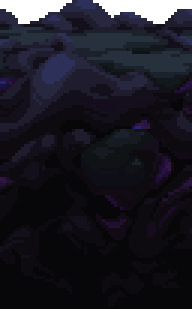
#> input picture src/tilenamer/assets/guides/top_sequence_00/Solid_TopSequence_Repeat_00_00.png, 64 x 103 px (shown 3 times larger)
$ python -i grid_detection.py   (imports and definitions only)
#> lines starting #> are read from the running program, lines starting #| are printed output that depends on the picture; after the words box and inside, x2 and y2 are one past the last pixel; in counts of white or black regions, pixels touching at a corner belong together
#> further down, picture is the input picture: PIL image 64x103 RGBA; mean R, G, B, A 17.6, 16.7, 25.2, 244.4
from __future__ import annotations

from dataclasses import dataclass
from statistics import median

from PIL import Image, ImageChops, ImageOps


GRID_SIZE = 32


@dataclass(frozen=True)
class CelMetadata:
    frame_index: int
    x: int
    y: int
    width: int
    height: int
    opacity: int = 255

    # [6 lines left out: function covers_canvas, not called in this run]


@dataclass(frozen=True)
class LayerGridDetection:
    origin_x: int
    origin_y: int
    confidence: str
    method: str
    score: float = 0.0

    @property
    def origin(self) -> tuple[int, int]:
        return self.origin_x, self.origin_y

    @property
    def is_automatic(self) -> bool:
        return self.confidence == "high"


def normalized_phase(value: int, grid_size: int = GRID_SIZE) -> int:
    """Return a compact signed representation of a periodic grid phase."""
    phase = int(value) % grid_size
    return phase - grid_size if phase > grid_size // 2 else phase


def _pixels(image: Image.Image):
    flattened = getattr(image, "get_flattened_data", None)
    return flattened() if flattened is not None else image.getdata()


def _profile(image: Image.Image, axis: str) -> tuple[list[float], list[float]]:
#> called with axis = 'x'
    rgba = image.convert("RGBA")
    alpha = rgba.getchannel("A")
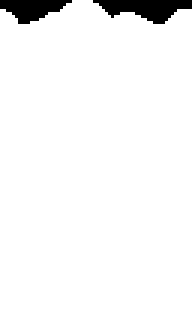
#> alpha: PIL image 64x103 L (shown 3 times larger); 95.8% white; 2 black regions, box (x1, y1, x2, y2) and area: (31, 0, 64, 8) 157, (0, 0, 24, 8) 118
    luminance = ImageOps.grayscale(rgba.convert("RGB"))
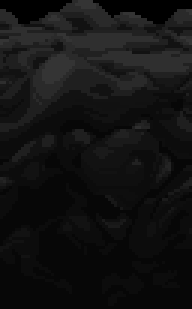
#> luminance: PIL image 64x103 L (shown 3 times larger); min 0, max 52, mean 18
    if axis == "x":
        if rgba.width < 2:
            return [], []
        alpha_edge = ImageChops.difference(alpha.crop((1, 0, rgba.width, rgba.height)),
                                            alpha.crop((0, 0, rgba.width - 1, rgba.height)))
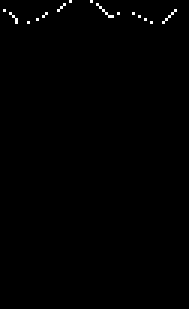
#> alpha_edge: PIL image 63x103 L (shown 3 times larger); 0.46% white in thin lines or dots, all inside (x1, y1, x2, y2) = (1, 0, 59, 8)
        color_edge = ImageChops.difference(luminance.crop((1, 0, rgba.width, rgba.height)),
                                            luminance.crop((0, 0, rgba.width - 1, rgba.height)))
        transparent = ImageOps.invert(alpha).resize((rgba.width, 1), Image.Resampling.BOX)
        alpha_values = list(_pixels(alpha_edge.resize((rgba.width - 1, 1), Image.Resampling.BOX)))
#> alpha_values = 63 values, max 5 at index 5, min 0 at index 0, mean 0.968
        color_values = list(_pixels(color_edge.resize((rgba.width - 1, 1), Image.Resampling.BOX)))
#> color_values = 63 values, max 3 at index 5, min 1 at index 0, mean 1.71
        transparent_values = list(_pixels(transparent))
#> transparent_values = 64 values, max 20 at index 6, min 0 at index 24, mean 10.53
    else:
        if rgba.height < 2:
            return [], []
        alpha_edge = ImageChops.difference(alpha.crop((0, 1, rgba.width, rgba.height)),
                                            alpha.crop((0, 0, rgba.width, rgba.height - 1)))
        color_edge = ImageChops.difference(luminance.crop((0, 1, rgba.width, rgba.height)),
                                            luminance.crop((0, 0, rgba.width, rgba.height - 1)))
        transparent = ImageOps.invert(alpha).resize((1, rgba.height), Image.Resampling.BOX)
        alpha_values = list(_pixels(alpha_edge.resize((1, rgba.height - 1), Image.Resampling.BOX)))
        color_values = list(_pixels(color_edge.resize((1, rgba.height - 1), Image.Resampling.BOX)))
        transparent_values = list(_pixels(transparent))
    edges = [(a * 0.55 + c * 0.45) / 255.0 for a, c in zip(alpha_values, color_values)]
#> edges = 63 values, max 0.0161 at index 5, min 0.00176 at index 0, mean 0.00511
    gutters = [value / 255.0 for value in transparent_values]
#> gutters = 64 values, max 0.0784 at index 6, min 0 at index 24, mean 0.0413
    return edges, gutters


def _axis_phase(image: Image.Image, axis: str, grid_size: int) -> tuple[int, float, bool]:
    edges, gutters = _profile(image, axis)
    extent = image.width if axis == "x" else image.height
#> extent = 64
    if extent < grid_size * 2 or not edges:
        return 0, 0.0, False
    scores: list[float] = []
    samples: list[int] = []
    for phase in range(grid_size):
        positions = list(range(phase if phase else grid_size, extent, grid_size))
        positions = [position for position in positions if 0 < position < extent]
        samples.append(len(positions))
        if not positions:
            scores.append(0.0)
            continue
        # A real cell boundary is supported by recurring alpha/color discontinuity
        # and by transparent gutter pixels immediately on either side.
        evidence = []
        for position in positions:
            edge = edges[position - 1]
            gutter = max(gutters[position - 1], gutters[position])
            evidence.append(edge * 0.72 + gutter * 0.28)
        scores.append(sum(evidence) / len(evidence))
#> after the loop, samples = 32 values from 1 to 2; scores = 32 values, max 0.0278 at index 6, min 0.00347 at index 0, mean 0.0158
    ranked = sorted(range(grid_size), key=lambda value: scores[value], reverse=True)
#> ranked = 32 values, max 31 at index 26, min 0 at index 31, mean 15.5
    best, second = ranked[0], ranked[1]
#> best = 6; second = 15
    baseline = median(scores)
#> baseline = 0.0167
    contrast = scores[best] - baseline
#> contrast = 0.0111
    separation = scores[best] - scores[second]
#> separation = 0.00571
    reliable = (
        samples[best] >= 2 and scores[best] >= 0.08
        and contrast >= 0.025 and separation >= 0.004
    )
#> reliable = False
    quality = max(0.0, min(1.0, contrast * 4.0 + separation * 8.0))
#> quality = 0.0901
    return best, quality, reliable


def detect_pixel_phase(
    image: Image.Image, canvas_position: tuple[int, int] = (0, 0),
    grid_size: int = GRID_SIZE,
) -> LayerGridDetection:
    """Search all periodic X/Y origins using repeated edge and gutter evidence."""
    x_phase, x_quality, x_reliable = _axis_phase(image, "x", grid_size)
#> x_phase = 6; x_quality = 0.0901; x_reliable = False
    y_phase, y_quality, y_reliable = _axis_phase(image, "y", grid_size)
#> call 2 of _profile, with axis = 'y'
#> in _profile (call 2), `alpha_edge = ImageChops.difference(alpha.crop((0, 1, rgba.width, rgba...`:
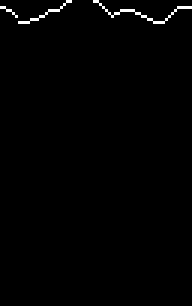
#> alpha_edge: PIL image 64x102 L (shown 3 times larger); 0.87% white in thin lines or dots, all inside (x1, y1, x2, y2) = (0, 0, 64, 8)
#> in _profile (call 2), `alpha_values = list(_pixels(alpha_edge.resize((1, rgba.height - 1), Im..`: alpha_values = 102 values, max 52 at index 3, min 0 at index 8, mean 2.24
#> in _profile (call 2), `color_values = list(_pixels(color_edge.resize((1, rgba.height - 1), Im..`: color_values = 102 values, max 11 at index 3, min 0 at index 83, mean 3.09
#> in _profile (call 2), `transparent_values = list(_pixels(transparent))`: transparent_values = 103 values, max 227 at index 0, min 0 at index 8, mean 10.64
#> in _profile (call 2), `edges = [(a * 0.55 + c * 0.45) / 255.0 for a, c in zip(alpha_values, c..`: edges = 102 values, max 0.132 at index 3, min 0 at index 83, mean 0.0103
#> in _profile (call 2), `gutters = [value / 255.0 for value in transparent_values]`: gutters = 103 values, max 0.89 at index 0, min 0 at index 8, mean 0.0417
#> y_phase = 3; y_quality = 0.29; y_reliable = False
    origin_x = normalized_phase(x_phase + canvas_position[0], grid_size)
#> in normalized_phase, `phase = int(value) % grid_size`: phase = 6
#> origin_x = 6
    origin_y = normalized_phase(y_phase + canvas_position[1], grid_size)
#> origin_y = 3
    confidence = "high" if x_reliable and y_reliable else "low"
#> confidence = 'low'
    return LayerGridDetection(
        origin_x, origin_y, confidence, "pixel-periodicity",
        round((x_quality + y_quality) / 2.0, 4),
    )


# [58 lines left out: function detect_layer_grid, not called in this run]

>>> from PIL import Image
>>> picture = Image.open('assets/guides/top_sequence_00/Solid_TopSequence_Repeat_00_00.png')
>>> result = detect_pixel_phase(picture)
